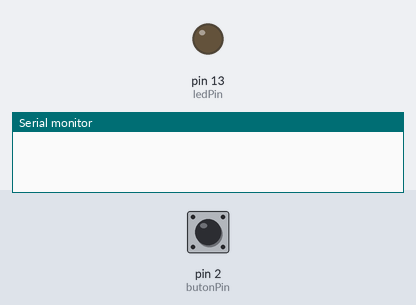
Simulated run of this sketch. Board: Arduino Uno, built with avr-gcc and run on an emulated ATmega328P. Parts: output pins drawn as LEDs (lit = HIGH), the last lines printed to the serial monitor. The inputs (shaded band) are chosen by the test bench; at power-on: pin 2 (butonPin) HIGH.

Above: at 1.2 s.
1.3 s: pin 2 (butonPin) pulled LOW for 0.15 s
At 1.42 s:
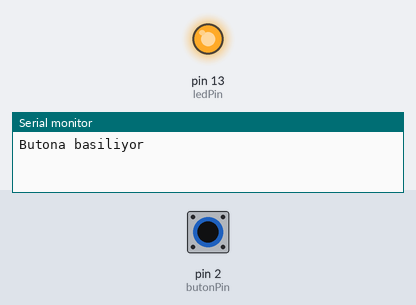
2.9 s: pin 2 (butonPin) pulled LOW for 3.2 s
At 6.6 s:
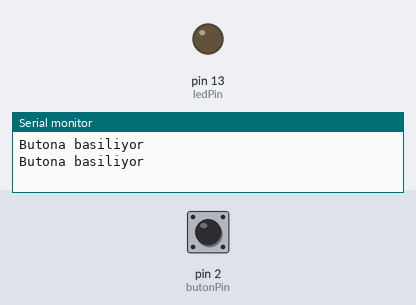
Timing chart, 0 to 8.1 s (numbered marks = the images above; inputs shaded):
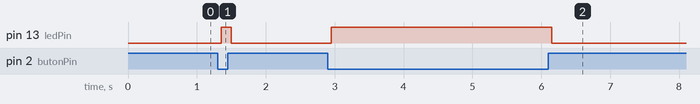

Measured:
- after the input at 1.3 s, pin 13 (ledPin): LOW → HIGH after 0.05 s, → LOW 0.15 s later
- after the input at 2.9 s, pin 13 (ledPin): LOW → HIGH after 0.05 s, → LOW 3.2 s later

The sketch:

led_buton_kod.ino
```cpp
const int ledPin = 13;
const int butonPin = 2;
int sonOkunanDurum = HIGH;
int kararliButonDurumu = HIGH;
unsigned long sonDegisimZamani = 0;
const unsigned long beklemeSuresi = 50;
void setup() {
  pinMode(ledPin, OUTPUT);
  pinMode(butonPin, INPUT_PULLUP);
  Serial.begin(9600);}
void loop() {
  int okunan = digitalRead(butonPin);
  if (okunan != sonOkunanDurum) {sonDegisimZamani = millis();}
  if ((millis() - sonDegisimZamani) > beklemeSuresi) {
    if (okunan != kararliButonDurumu) {
      kararliButonDurumu = okunan;
      if (kararliButonDurumu == LOW) {
        digitalWrite(ledPin, HIGH);
        Serial.println("Butona basiliyor");}
        else {digitalWrite(ledPin, LOW);}}}
  sonOkunanDurum = okunan;}
```
